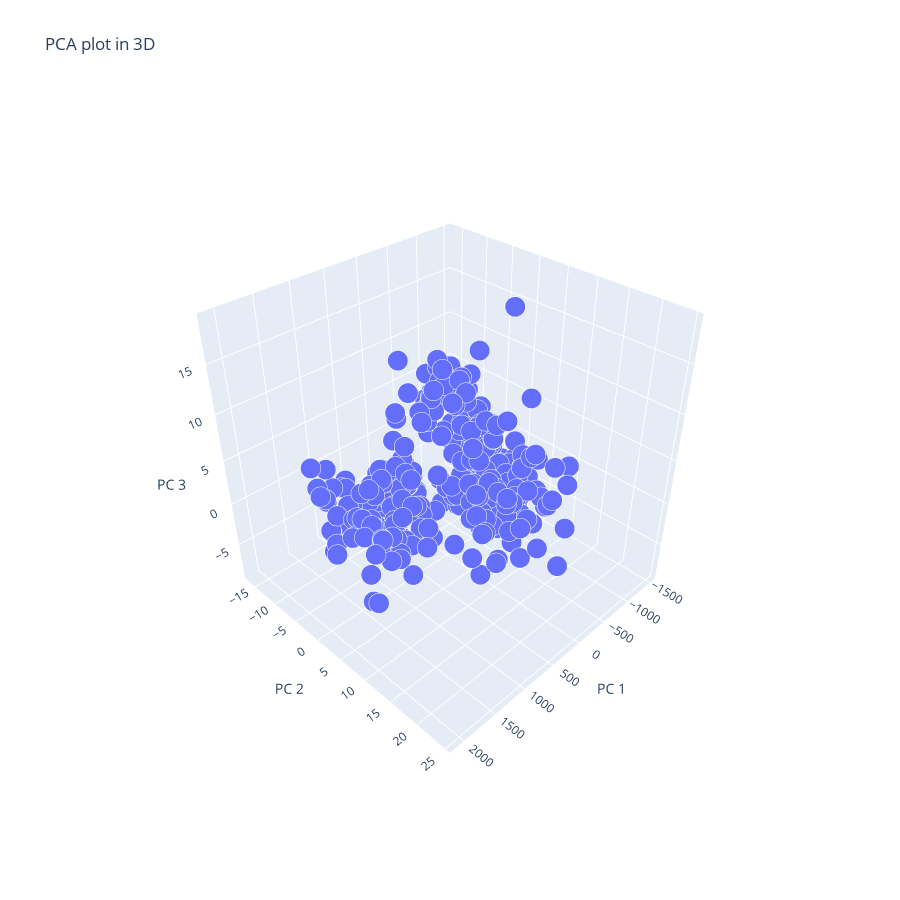

Notebook source saved alongside this figure:
### Code cell
PCAplot3D(X)

### Figure 1 — Plotly figure (JSON) as saved in the notebook; plotly's stock layout.template omitted (floating-point values rounded to 4 significant figures; data arrays with more than 128 entries replaced by an {"elided": "..."} marker saying what was removed)
{"data": [{"hovertemplate": "PC 1=%{x}<br>PC 2=%{y}<br>PC 3=%{z}<br>size=%{marker.size}<extra></extra>", "legendgroup": "", "marker": {"color": "#636efa", "opacity": 1, "size": {"elided": "341 float values"}, "sizemode": "area", "sizeref": 0.00025, "symbol": "circle"}, "mode": "markers", "name": "", "scene": "scene", "showlegend": false, "type": "scatter3d", "x": {"elided": "341 float values"}, "y": {"elided": "341 float values"}, "z": {"elided": "341 float values"}}], "layout": {"height": 900, "legend": {"itemsizing": "constant", "tracegroupgap": 0}, "scene": {"aspectmode": "auto", "aspectratio": {"x": 1, "y": 1, "z": 1}, "camera": {"center": {"x": 0, "y": 0, "z": 0}, "eye": {"x": 1.566, "y": 1.566, "z": 1.566}, "projection": {"type": "perspective"}, "up": {"x": 0, "y": 0, "z": 1}}, "domain": {"x": [0, 1], "y": [0, 1]}, "xaxis": {"title": {"text": "PC 1"}, "type": "linear"}, "yaxis": {"title": {"text": "PC 2"}, "type": "linear"}, "zaxis": {"title": {"text": "PC 3"}, "type": "linear"}}, "title": {"text": "PCA plot in 3D"}, "width": 900}}
